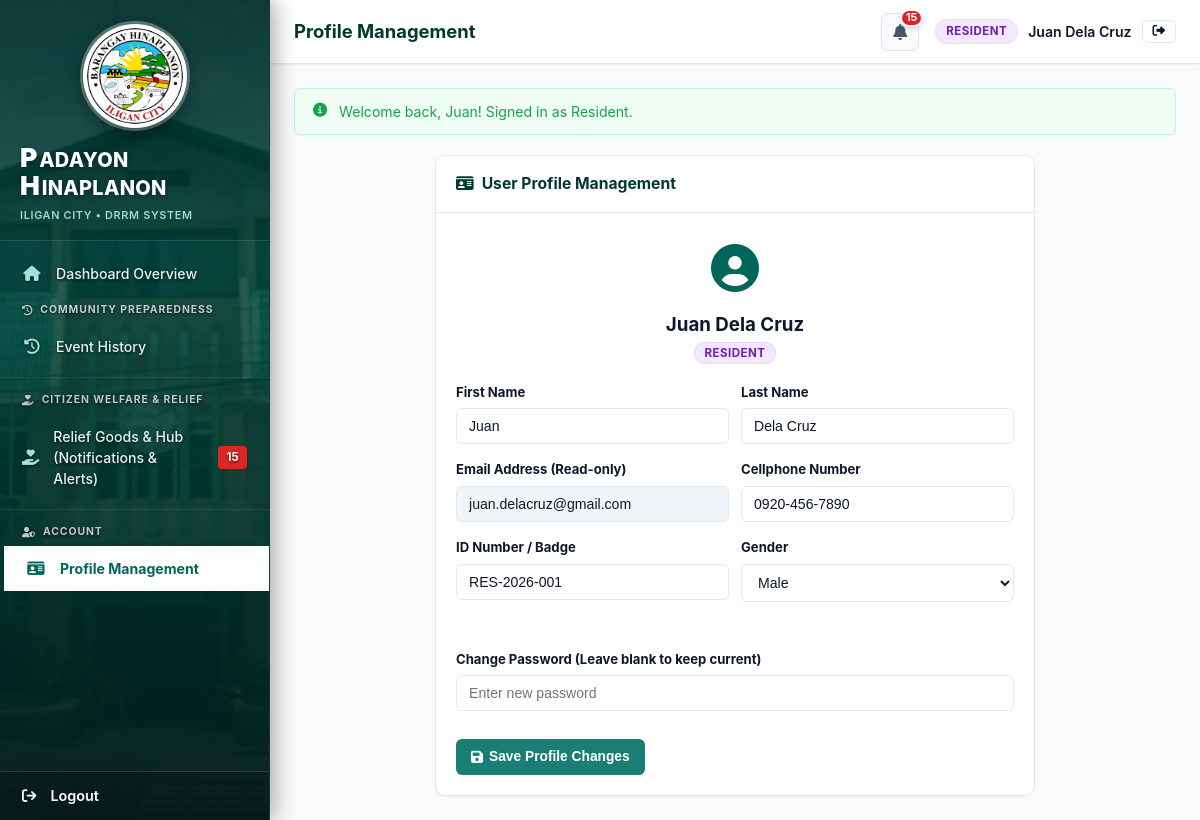
Page /index.php?route=profile (signed in) on the committed database.
### tables this page shows
CREATE TABLE users (
    user_id INTEGER PRIMARY KEY AUTOINCREMENT,
    user_type TEXT NOT NULL CHECK(user_type IN ('ICDRRMO', 'Barangay Head', 'Responder', 'Resident')),
    id_number TEXT,
    image TEXT,
    lastname TEXT NOT NULL,
    firstname TEXT NOT NULL,
    gender TEXT CHECK(gender IN ('Male', 'Female', 'Other', '')),
    cellphone_number TEXT,
    email TEXT UNIQUE NOT NULL,
    password_hash TEXT NOT NULL,
    is_approved INTEGER NOT NULL DEFAULT 1, -- Auto-approved for admin/official; 0 for new Residents
    approved_by INTEGER,
    approved_at DATETIME,
    rejection_reason TEXT,
    created_at DATETIME DEFAULT CURRENT_TIMESTAMP,
    updated_at DATETIME DEFAULT CURRENT_TIMESTAMP,
    deleted_at DATETIME
, middle_name TEXT NULL, age INTEGER NULL, birthdate DATE NULL, purok_id INTEGER NULL, username TEXT NULL, plain_password TEXT);

### views/users/profile.php (the view, shortened to what the rows shown need)
<div class="card" style="max-width: 600px; margin: 0 auto;">
    <div class="card-header">
        <div class="card-title"><i class="fa fa-id-card"></i> User Profile Management</div>
    </div>
    <div class="card-body">
        <form action="index.php?route=profile" method="POST">
            <div style="text-align: center; margin-bottom: 20px;">
                <div style="font-size: 3rem; color: var(--primary);"><i class="fa fa-circle-user"></i></div>
                <h3 style="margin-top: 6px;"><?= htmlspecialchars($user['firstname'] . ' ' . $user['lastname']) ?></h3>
                <span class="role-pill role-<?= strtolower(str_replace(' ', '-', $user['user_type'])) ?>">
                    <?= htmlspecialchars($user['user_type']) ?>
                </span>
            </div>
            <div style="display: grid; grid-template-columns: 1fr 1fr; gap: 12px;">
                <div class="form-group">
                    <label class="form-label">First Name</label>
                    <input type="text" name="firstname" class="form-control" value="<?= htmlspecialchars($user['firstname']) ?>" required>
                </div>
                <div class="form-group">
                    <label class="form-label">Last Name</label>
                    <input type="text" name="lastname" class="form-control" value="<?= htmlspecialchars($user['lastname']) ?>" required>
                </div>
            </div>
            <div style="display: grid; grid-template-columns: 1fr 1fr; gap: 12px;">
                <div class="form-group">
                    <label class="form-label">Email Address (Read-only)</label>
                    <input type="email" class="form-control" value="<?= htmlspecialchars($user['email']) ?>" readonly style="background-color: #f1f5f9;">
                </div>
                <div class="form-group">
                    <label class="form-label">Cellphone Number</label>
                    <input type="tel" name="cellphone_number" class="form-control" value="<?= htmlspecialchars($user['cellphone_number'] ?? '') ?>">
                </div>
            </div>
            <div style="display: grid; grid-template-columns: 1fr 1fr; gap: 12px;">
                <div class="form-group">
                    <label class="form-label">ID Number / Badge</label>
                    <input type="text" name="id_number" class="form-control" value="<?= htmlspecialchars($user['id_number'] ?? '') ?>">
                </div>
                <div class="form-group">
                    <label class="form-label">Gender</label>
                    <select name="gender" class="form-control">
                        <option value="Male" <?= $user['gender'] === 'Male' ? 'selected' : '' ?>>Male</option>
                    </select>
                </div>
            </div>
            <div class="form-group" style="margin-top: 16px; padding-top: 16px; border-top: 1px dashed var(--border);">
                <label class="form-label">Change Password (Leave blank to keep current)</label>
                <input type="password" name="new_password" class="form-control" placeholder="Enter new password">
            </div>
            <button type="submit" class="btn btn-primary" style="margin-top: 12px;">
                <i class="fa fa-save"></i> Save Profile Changes
            </button>
        </form>
    </div>
</div>

### views/layouts/main.php (shortened to what the rows shown need)
<!DOCTYPE html>
<html lang="en">
<head>
    <link rel="stylesheet" href="https://unpkg.com/leaflet@1.9.4/dist/leaflet.css" />
    <link rel="stylesheet" href="https://cdnjs.cloudflare.com/ajax/libs/font-awesome/6.4.0/css/all.min.css">
    <link rel="stylesheet" href="assets/css/style.css?v=<?= time() ?>">
</head>
<body>
<div class="app-wrapper">
    <aside class="sidebar" id="appSidebar">
        <div class="sidebar-brand">
            <div class="sidebar-brand-logo">
                <img src="assets/images/hinaplanon_seal.png" alt="Barangay Hinaplanon Official Seal" class="brand-logo-img">
            </div>
            <div class="brand-title-wrap">
                <div class="brand-title-main">
                    <div class="brand-line"><span class="brand-initial">P</span>ADAYON</div>
                    <div class="brand-line"><span class="brand-initial">H</span>INAPLANON</div>
                </div>
                <div class="brand-subtitle">ILIGAN CITY &bull; DRRM SYSTEM</div>
            </div>
        </div>
        <ul class="sidebar-nav">
            <?php if ($currentRole === 'Resident'): ?>
                <li class="<?= ($_GET['route'] ?? 'dashboard') === 'dashboard' ? 'active' : '' ?>">
                    <a href="index.php?route=dashboard"><i class="fa-solid fa-house"></i> Dashboard Overview</a>
                </li>
                <div class="nav-section-title"><i class="fa fa-clock-rotate-left"></i> Community Preparedness</div>
                <li class="<?= in_array(($_GET['route'] ?? ''), ['preparedness', 'preparedness-calendar']) ? 'active' : '' ?>">
                    <a href="index.php?route=preparedness-calendar"><i class="fa fa-clock-rotate-left"></i> Event History</a>
                </li>
                <div class="nav-section-title"><i class="fa fa-hand-holding-heart"></i> Citizen Welfare & Relief</div>
                <li class="<?= ($_GET['route'] ?? '') === 'notifications' ? 'active' : '' ?>">
                    <a href="index.php?route=notifications">
                        <i class="fa fa-hand-holding-heart"></i> Relief Goods & Hub (Notifications & Alerts)
                        <?php if (!empty($unreadNotificationCount) && $unreadNotificationCount > 0): ?>
                            <span class="badge badge-priority-urgent" style="margin-left: auto;"><?= $unreadNotificationCount ?></span>
                        <?php endif; ?>
                    </a>
                </li>
                <div class="nav-section-title"><i class="fa fa-user-shield"></i> Account</div>
                <li class="<?= ($_GET['route'] ?? '') === 'profile' ? 'active' : '' ?>">
                    <a href="index.php?route=profile"><i class="fa fa-id-card"></i> Profile Management</a>
                </li>
            <?php endif; ?>
        </ul>
        <div class="sidebar-footer">
            <a href="index.php?route=logout" class="sidebar-logout-link" title="Sign Out">
                <i class="fa-solid fa-arrow-right-from-bracket"></i>
                <span>Logout</span>
            </a>
        </div>
    </aside>
    <div class="main-content-wrapper">
        <header class="topbar" id="appTopbar">
            <div class="topbar-left">
                <div class="page-title-header">
                    <?= htmlspecialchars($title ?? 'Barangay Hinaplanon DRRM') ?>
                </div>
            </div>
            <div class="topbar-actions">
                <?php if ($currentRole === 'Resident'): ?>
                    <a href="index.php?route=notifications" class="notif-bell-btn" title="View Notifications">
                        <i class="fa fa-bell"></i>
                        <span id="notifBadgeCount" class="notif-badge-count" style="<?= empty($unreadNotificationCount) ? 'display: none;' : '' ?>">
                            <?= (int)($unreadNotificationCount ?? 0) ?>
                        </span>
                    </a>
                <?php endif; ?>
                <div class="user-profile-badge">
                    <span class="role-pill role-<?= strtolower(str_replace(' ', '-', $currentRole)) ?>">
                        <?= htmlspecialchars($currentRole) ?>
                    </span>
                    <a href="index.php?route=profile" style="color: var(--text-primary); font-weight: 600; font-size: 0.88rem;">
                        <?= htmlspecialchars($currentUser['firstname'] ?? '') ?> <?= htmlspecialchars($currentUser['lastname'] ?? '') ?>
                    </a>
                    <a href="index.php?route=logout" class="btn btn-outline btn-sm" title="Sign Out">
                        <i class="fa fa-right-from-bracket"></i>
                    </a>
                </div>
            </div>
        </header>
        <main class="content-container">
            <?php if (!empty($flashes)): ?>
                <?php foreach ($flashes as $type => $messages): ?>
                    <?php foreach ($messages as $msg): ?>
                        <div class="alert alert-<?= htmlspecialchars($type) ?>">
                            <i class="fa fa-circle-info" style="margin-top: 2px;"></i>
                            <div><?= htmlspecialchars($msg) ?></div>
                        </div>
                    <?php endforeach; ?>
                <?php endforeach; ?>
            <?php endif; ?>
            <?= $content ?>
        </main>
    </div>
</div>
</body>
</html>

### rows in the picture
users: firstname "Juan", lastname "Dela Cruz", firstname+lastname "Juan Dela Cruz", user_type "RESIDENT", email "juan.delacruz@gmail.com", cellphone_number "0920-456-7890", id_number "RES-2026-001", gender "Male"

### other values in the picture
$unreadNotificationCount "15"
$title "Profile Management"
$currentRole "RESIDENT"
$msg "Welcome back, Juan! Signed in as Resident."
